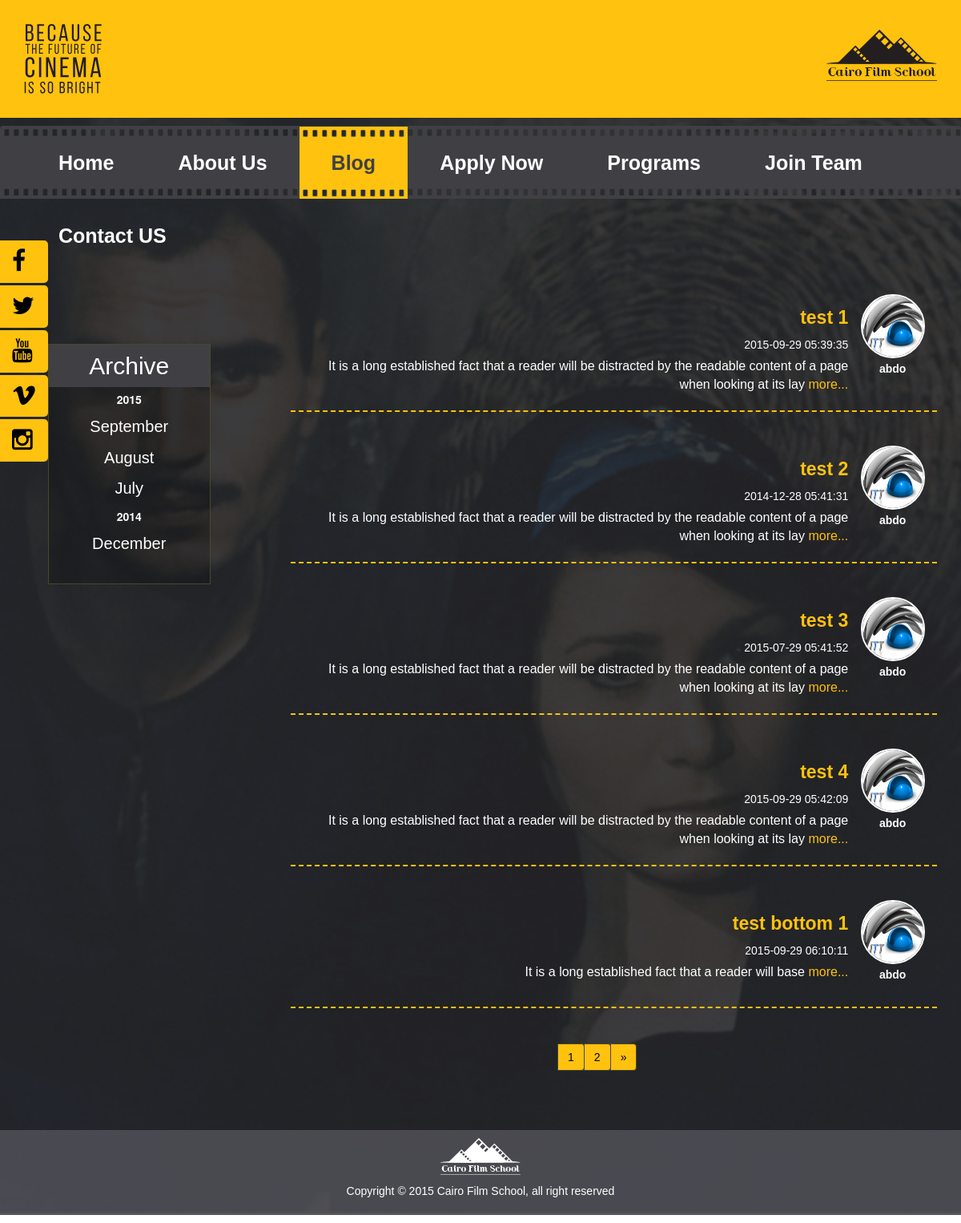
Screenshot of /index.php/blog with the database file from the repository.
### tables this page shows
CREATE TABLE IF NOT EXISTS `blog` (
  `id` int(7) NOT NULL AUTO_INCREMENT,
  `title` varchar(128) NOT NULL,
  `body` text NOT NULL,
  `image` varchar(128) NOT NULL,
  `is_slider` enum('false','top','bottom') NOT NULL DEFAULT 'false',
  `create_date` timestamp NOT NULL DEFAULT CURRENT_TIMESTAMP,
  `user_id` int(11) NOT NULL,
  PRIMARY KEY (`id`)
);

CREATE TABLE IF NOT EXISTS `user` (
  `id` int(4) NOT NULL AUTO_INCREMENT,
  `username` varchar(50) NOT NULL,
  `password` varchar(64) NOT NULL,
  `user_image` varchar(128) NOT NULL,
  PRIMARY KEY (`id`),
  UNIQUE KEY `username` (`username`)
);

CREATE TABLE IF NOT EXISTS `setting` (
  `facebook` varchar(128) NOT NULL,
  `twitter` varchar(128) NOT NULL,
  `instagram` varchar(128) NOT NULL,
  `youtube` varchar(128) NOT NULL,
  `vimeo` varchar(128) NOT NULL,
  `email` varchar(128) NOT NULL
);

### index.php (called while the page is built, shortened)
<?php
require_once BASEPATH.'core/CodeIgniter.php';

### application/models/Blog_model.php (called while the page is built, shortened)
<?php
class Blog_model extends CI_Model
{
    public function fetch_data($limit, $skip)
    {
        $this->db->select('blog.*, user.username, user.user_image');
        $this->db->from('blog');
        $this->db->join('user', 'user.id = blog.user_id');
        $this->db->limit($limit, ($skip - 1) * $limit);
        $query = $this->db->get();
        return $query->result_array();
    }
    public function get_archive(){
        $query = 'SELECT YEAR(create_date) AS year, MONTH(create_date) AS month, COUNT(*) AS total
                  FROM blog
                  GROUP BY YEAR, MONTH
                  ORDER BY create_date desc';
        $result = $this->db->query($query);
        $year = '';
        $archive = array();
        foreach($result->result_array() as $record){
            $record['month'] = date("F", mktime(0, 0, 0, $record['month'], 10));
            if($year != $record['year']){
                $year = $record['year'];
                $archive[$record['year']] = array($record['month']);
            }
            else{
                array_push($archive[$record['year']], $record['month']);
            }
        }
        return $archive;
    }
}

### application/views/blog.php (the view, shortened to what this page needs)
<p class="clearfix">
    <section class="blogs">
        <div class="container">
            <div class="row">
                <div class="col-md-3">
                    <ul id="archive">
                        <h2>Archive</h2>
                        <?php foreach ($archive as $year => $months) { ?>
                            <li><b><?php echo $year ?></b></li>
                            <?php foreach ($months as $month) { ?>
                                <li>
                                    <a href="<?php echo base_url("blog/archive/$year/$month"); ?>"><?php echo $month; ?></a>
                                </li>
                            <?php }
                        } ?>
                    </ul>
                </div>
                <div class="col-md-9 text-center">
                    <ul id="blog-Items">
                        <?php foreach ($blogs as $blog) { ?>
                            <li>
                                <div class="auther">
                                    <img src="<?php echo base_url("static/uploads/user/" . $blog['user_image']) ?>"
                                         class="img-circle">
                                    <span><?php echo $blog['username'] ?></span>
                                </div>
                                <div class="subject ar">
                                    <h2><?php echo $blog['title'] ?></h2>
                                    <span><?php echo $blog['create_date'] ?></span>
                                    <p>
                                        <?php
                                        $body = strip_tags(html_entity_decode($blog['body']));
                                        echo substr($body, 0, 120);
                                        ?>
                                        <span><a
                                                href="<?php echo base_url('blog/show/' . $blog['id']) ?>">more...</a></span>
                                    </p>
                                </div>
                                <p class="clearfix"/>
                            </li>
                        <?php } ?>
                    </ul>
                    <div id="pagination">
                        <ul class="pagination">
                            <?php foreach ($links as $link) {
                                echo "<li>" . $link . "</li>";
                            } ?>
                        </ul>
                    </div>
                </div>
            </div>
        </div>
    </section>

### static/css/style.css (style rules this page uses)
h2,h3,.title,.cfsForms span,a { font-family: 'BebasNeue Book', Arial, Helvetica, sans-serif; }
p,.cfsForms li,.ar span,.auther span,.pagination a,#CFS-NEWS .carousel-caption span,.newApp span { font-family: 'HelveticaNeue-ThinCond', Arial, Helvetica, sans-serif }
.AR,.ar h2,.ar p,#AR { font-family: 'GE_SS_Two_Light', Arial, Helvetica, sans-serif; }
body { background: url('../images/bg.jpg') no-repeat fixed top center; }
.blogs { color:#fff; text-align: right; }
#blog-Items,#Items { list-style: none; text-align: right; }
#blog-Items li ,#Items { border-bottom:2px dashed #ffc20e; margin-bottom:24px; }
#blog-Items .auther,#Items .auther { width: 10%; text-align: center; float: right; margin: 15px; }
#blog-Items .auther img,#Items .auther img { width: 80px; height: 80px; display: block; float: right; margin: 3px 0; border: 2px solid #fff; }
#blog-Items .auther span,#Items .auther span { display: block; margin:5px 0; font-weight: bold; }
#blog-Items .subject,#Items .subject { float: right; width: 85%; margin-top: 15px; }
#blog-Items .subject h2 ,#Items h2 { font-size: 23px; font-weight: bold; color: #ffc20e; }
#blog-Items .subject p { font-size: 16px; margin-top: 6px; text-align: right; }
#blog-Items .subject p span a { color: #ffc20e; }
#archive { text-align: center; list-style: none; background: rgba(0,0,0,.2); margin: 30px; padding:0px; border: 1px solid #49472C; margin-top: 80px; min-height: 300px; }
#archive h2 { background: #404044; padding: 10px 0; margin:0; }
#archive li { padding: 5px 0px; display:block; }
#archive li a { color: #ffffff; font-size: 20px; }

### static/css/action.css (style rules this page uses)
.background-cover { -webkit-background-size: cover; -moz-background-size: cover; -o-background-size: cover; background-size: cover; }

### rows the page displays
blog: user.user_image (picture), user.username "abdo", title "test 1", create_date "2015-09-29 05:39:35", body "It is a long established fact that a reader will be distracted by the readable content of a page when looking at its lay"
blog: user.user_image (picture), user.username "abdo", title "test 2", create_date "2014-12-28 05:41:31", body "It is a long established fact that a reader will be distracted by the readable content of a page when looking at its lay"
blog: user.user_image (picture), user.username "abdo", title "test 3", create_date "2015-07-29 05:41:52", body "It is a long established fact that a reader will be distracted by the readable content of a page when looking at its lay"
blog: user.user_image (picture), user.username "abdo", title "test 4", create_date "2015-09-29 05:42:09", body "It is a long established fact that a reader will be distracted by the readable content of a page when looking at its lay"
blog: user.user_image (picture), user.username "abdo", title "test bottom 1", create_date "2015-09-29 06:10:11", body "It is a long established fact that a reader will base"

### other values shown
$year "2015"
$month "September"
$month "August"
$month "July"
$year "2014"
$month "December"
